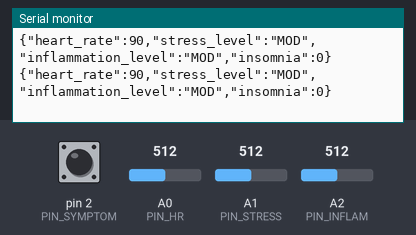
Bench run of a sketch on a simulated Arduino Uno, built with avr-gcc and run on an emulated ATmega328P. Parts: the last lines printed to the serial monitor. Inputs (shaded band) come from the test bench; at power-on: A1 (PIN_STRESS) = 512, A2 (PIN_INFLAM) = 512, pin 2 (PIN_SYMPTOM) HIGH, A0 (PIN_HR) = 512.

Above: at 2.8 s.
2.9 s: A1 (PIN_STRESS) set to 355
At 5.1 s:
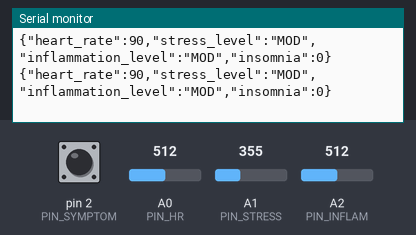
5.6 s: A1 (PIN_STRESS) set to 328
At 7.2 s:
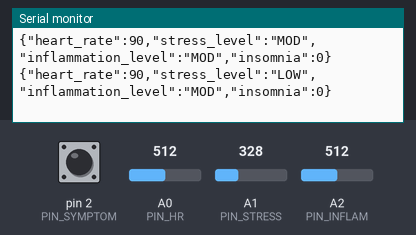
9.5 s: A2 (PIN_INFLAM) set to 352
At 11.4 s:
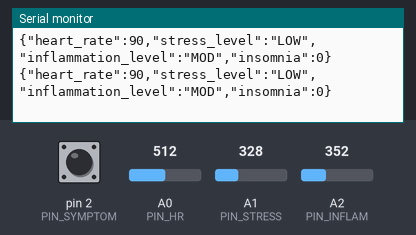
12.2 s: A2 (PIN_INFLAM) set to 324
At 14.4 s:
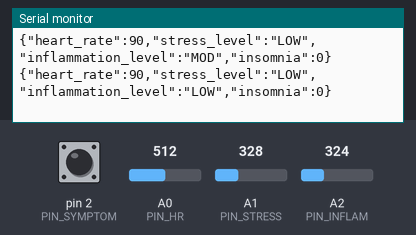

Measured:
- the behaviour switches between 341 and 340 on A1 (PIN_STRESS) (found by bisection; images 1 and 2)
- the behaviour switches between 341 and 340 on A2 (PIN_INFLAM) (found by bisection; images 3 and 4)
- after the input at 5.6 s, the serial monitor: prints a new line after 0.45 s (image 2)
- after the input at 12.2 s, the serial monitor: prints a new line after 1.9 s (image 4)

The sketch:

astroskin_mock.ino
```cpp
// Project E.D.E.N. — AstroSkin mock (simulated wearable biosensor)
//
// Stands in for NASA's wearable biomonitoring (e.g. Bio-Monitor / Astroskin) during the demo.
// Turn the potentiometers and the dashboard reacts within ~15 s.
//
// Wiring (any Arduino with analog inputs):
//   A0 potentiometer -> heart rate     (50 .. 130 bpm)
//   A1 potentiometer -> stress         (LOW / MOD / HIGH)
//   A2 potentiometer -> inflammation   (LOW / MOD / HIGH)
//   D2 push button   -> "symptom" flag (insomnia), to GND (uses INPUT_PULLUP)
//
// Output: one JSON line every 2 s over USB serial at 9600 baud, read by hardware/bridge.py:
//   {"heart_rate":88,"stress_level":"HIGH","inflammation_level":"LOW","insomnia":0}

const int PIN_HR = A0;
const int PIN_STRESS = A1;
const int PIN_INFLAM = A2;
const int PIN_SYMPTOM = 2;

const char* levelFrom(int raw) {
  if (raw < 341) return "LOW";
  if (raw < 682) return "MOD";
  return "HIGH";
}

void setup() {
  Serial.begin(9600);
  pinMode(PIN_SYMPTOM, INPUT_PULLUP);
}

void loop() {
  int heartRate = map(analogRead(PIN_HR), 0, 1023, 50, 130);
  const char* stress = levelFrom(analogRead(PIN_STRESS));
  const char* inflammation = levelFrom(analogRead(PIN_INFLAM));
  int insomnia = digitalRead(PIN_SYMPTOM) == LOW ? 1 : 0;

  Serial.print("{\"heart_rate\":");
  Serial.print(heartRate);
  Serial.print(",\"stress_level\":\"");
  Serial.print(stress);
  Serial.print("\",\"inflammation_level\":\"");
  Serial.print(inflammation);
  Serial.print("\",\"insomnia\":");
  Serial.print(insomnia);
  Serial.println("}");

  delay(2000);
}
```
